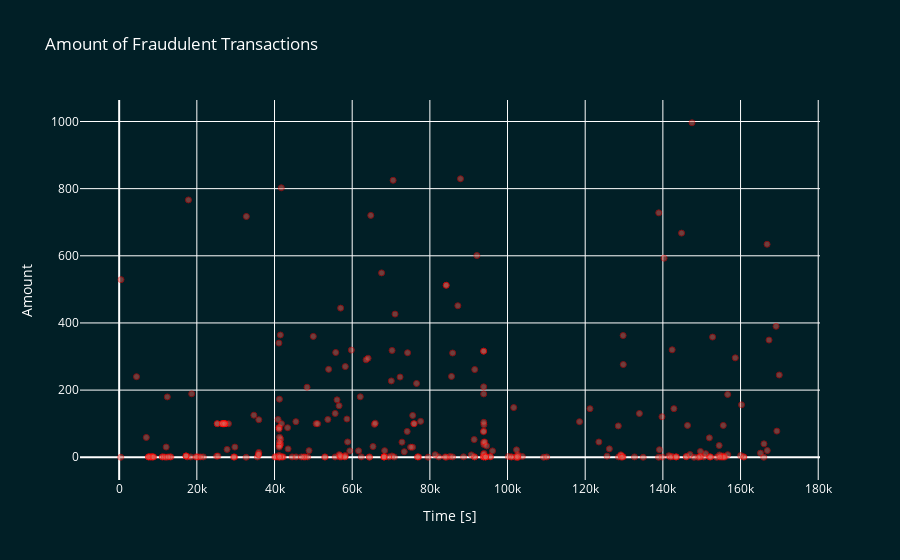

The code cell stored with this chart in its notebook:
### Code cell
from plotly.offline import iplot

# Filter fraudulent transactions
fraud = train.loc[train['Class'] == 1]

# Create the scatter plot
trace = go.Scatter(
    x=fraud['Time'],
    y=fraud['Amount'],
    name="Fraudulent Transactions",
    marker=dict(
        color='#D96055',  # Marker color
        line=dict(
            color='red',  # Border color
            width=1
        ),
        opacity=0.5
    ),
    text=fraud['Amount'],  # Text to display on hover
    mode="markers"  # Display as markers
)

# Layout for the plot
layout = go.Layout(
    title='Amount of Fraudulent Transactions',
    xaxis=dict(
        title='Time [s]', 
        showticklabels=True
    ),
    yaxis=dict(
        title='Amount'
    ),
    hovermode='closest',
    plot_bgcolor='#011F26',
    paper_bgcolor='#011F26',
    font=dict(color='white')
)

# Create the figure and plot it
fig = go.Figure(data=[trace], layout=layout)
iplot(fig, filename='fraud-amount')

### Figure 1 — Plotly figure (JSON) as saved in the notebook; plotly's stock layout.template omitted (floating-point values rounded to 4 significant figures; data arrays with more than 128 entries replaced by an {"elided": "..."} marker saying what was removed)
{"data": [{"marker": {"color": "#D96055", "line": {"color": "red", "width": 1}, "opacity": 0.5}, "mode": "markers", "name": "Fraudulent Transactions", "text": {"elided": "298 float values"}, "type": "scatter", "x": {"elided": "298 int values"}, "y": {"elided": "298 float values"}}], "layout": {"font": {"color": "white"}, "hovermode": "closest", "paper_bgcolor": "#011F26", "plot_bgcolor": "#011F26", "title": {"text": "Amount of Fraudulent Transactions"}, "xaxis": {"showticklabels": true, "title": {"text": "Time [s]"}}, "yaxis": {"title": {"text": "Amount"}}}}
